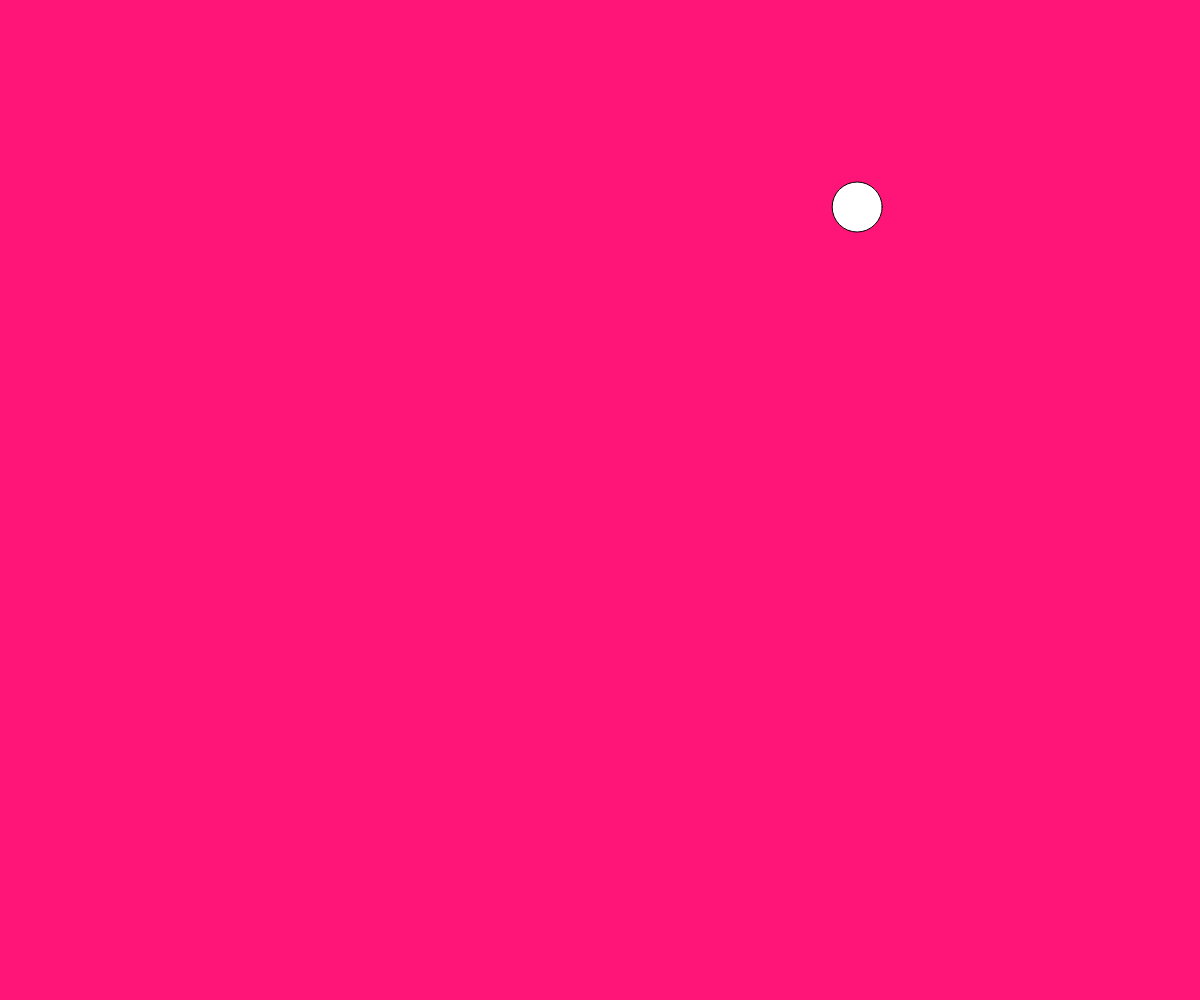
Frame 1 (no input)
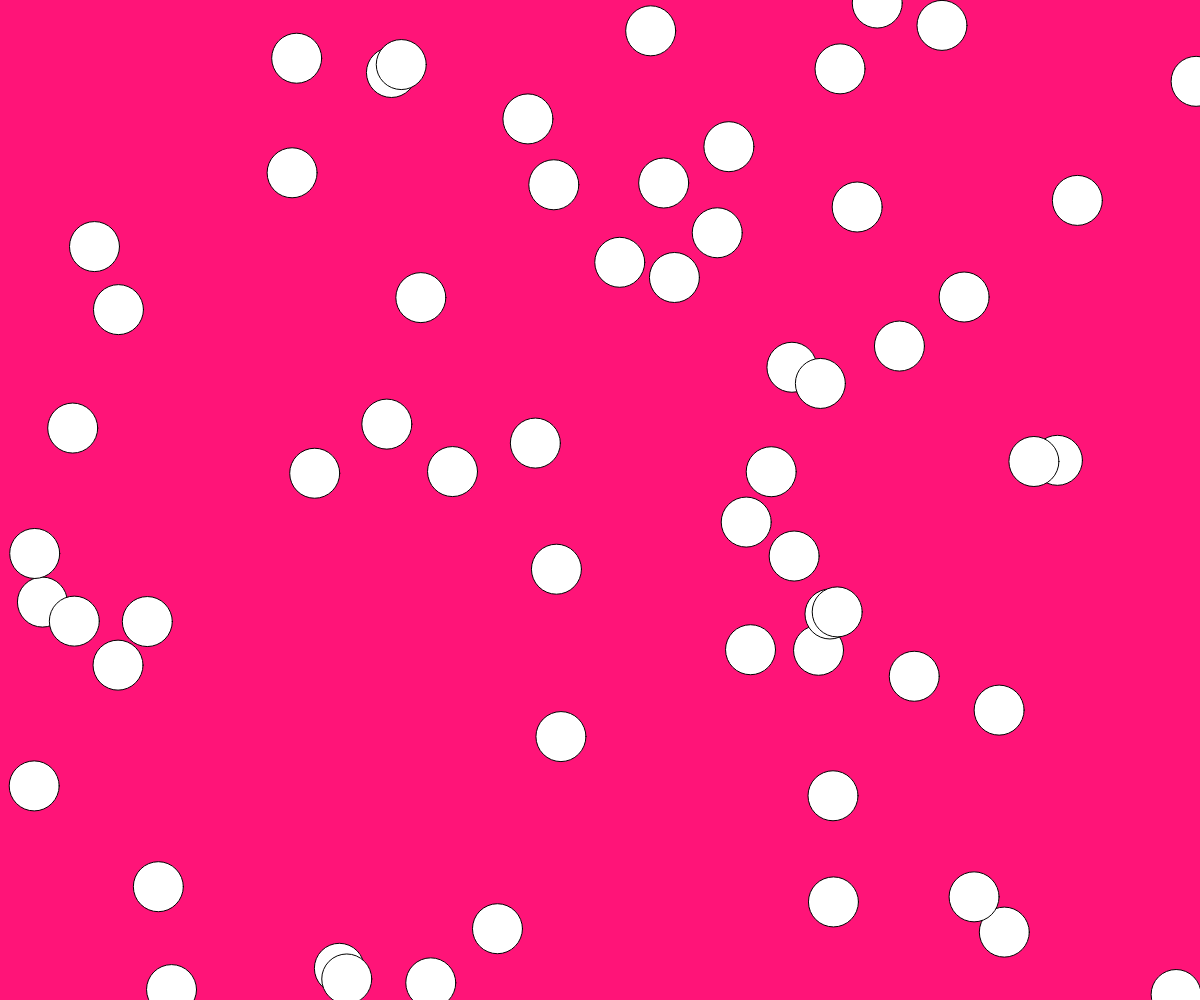
Frame 60 (no input)
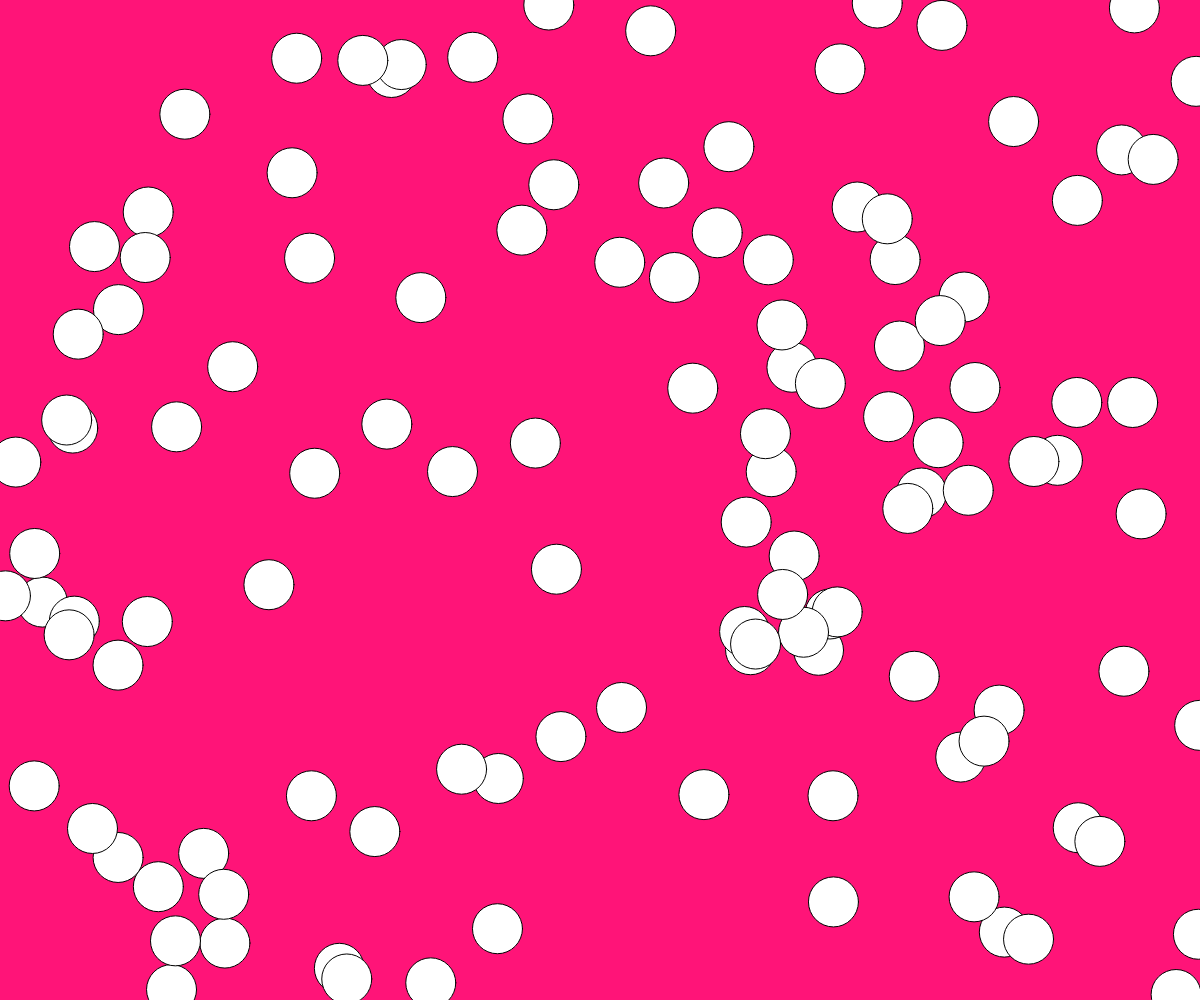
Frame 120 (the mouse pressed at the canvas centre since frame 60)

The p5.js sketch that drew these frames (run headless with seeded random() and noise() and a simulated clock; from frame 60 on, the mouse is pressed at the canvas centre):

// p5.js sketch
// ── sketch.js
let xy;

function setup() {
  createCanvas(windowWidth, windowHeight);
  background(255, 20, 120);
  xy = { x: width / 2, y: height / 2 };
}

function draw() {
  xy = {
    x: random(0, width),
    y: random(0, height),
  };
  ellipse(xy.x, xy.y, 50);
}
